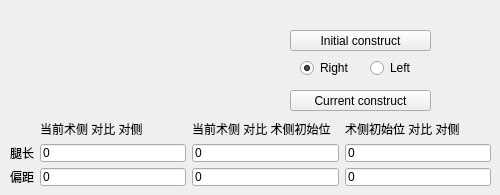
     <widget class="QWidget" name="tab">
      <attribute name="title">
       <string>朱's model</string>
      </attribute>
      <widget class="QPushButton" name="pushButton_currentConstruct">
       <property name="geometry">
        <rect>
         <x>290</x>
         <y>90</y>
         <width>141</width>
         <height>21</height>
        </rect>
       </property>
       <property name="text">
        <string>Current construct</string>
       </property>
      </widget>
      <widget class="QPushButton" name="pushButton_initialConstruct">
       <property name="geometry">
        <rect>
         <x>290</x>
         <y>30</y>
         <width>141</width>
         <height>21</height>
        </rect>
       </property>
       <property name="text">
        <string>Initial construct</string>
       </property>
      </widget>
      <widget class="QRadioButton" name="radioButton_right">
       <property name="geometry">
        <rect>
         <x>300</x>
         <y>60</y>
         <width>89</width>
         <height>16</height>
        </rect>
       </property>
       <property name="text">
        <string>Right</string>
       </property>
       <property name="checked">
        <bool>true</bool>
       </property>
      </widget>
      <widget class="QRadioButton" name="radioButton_left">
       <property name="geometry">
        <rect>
         <x>370</x>
         <y>60</y>
         <width>89</width>
         <height>16</height>
        </rect>
       </property>
       <property name="text">
        <string>Left</string>
       </property>
      </widget>
      <widget class="QWidget" name="layoutWidget">
       <property name="geometry">
        <rect>
         <x>10</x>
         <y>120</y>
         <width>481</width>
         <height>66</height>
        </rect>
       </property>
       <layout class="QGridLayout" name="gridLayout_2">
        <item row="2" column="0">
         <widget class="QLabel" name="label_2">
          <property name="text">
           <string>偏距</string>
          </property>
         </widget>
        </item>
        <item row="2" column="2">
         <widget class="QLineEdit" name="lineEdit_hipOffset_currentMinusInit">
          <property name="text">
           <string>0</string>
          </property>
         </widget>
        </item>
        <item row="0" column="1">
         <widget class="QLabel" name="label_3">
          <property name="text">
           <string>当前术侧 对比 对侧</string>
          </property>
         </widget>
        </item>
        <item row="2" column="1">
         <widget class="QLineEdit" name="lineEdit_hipOffset_opMinusContra">
          <property name="text">
           <string>0</string>
          </property>
         </widget>
        </item>
        <item row="0" column="2">
         <widget class="QLabel" name="label_4">
          <property name="text">
           <string>当前术侧 对比 术侧初始位</string>
          </property>
         </widget>
        </item>
        <item row="1" column="0">
         <widget class="QLabel" name="label">
          <property name="text">
           <string>腿长</string>
          </property>
         </widget>
        </item>
        <item row="1" column="1">
         <widget class="QLineEdit" name="lineEdit_hipLength_opMinusContra">
          <property name="text">
           <string>0</string>
          </property>
         </widget>
        </item>
        <item row="1" column="2">
         <widget class="QLineEdit" name="lineEdit_hipLength_currentMinusInit">
          <property name="text">
           <string>0</string>
          </property>
         </widget>
        </item>
        <item row="0" column="3">
         <widget class="QLabel" name="label_5">
          <property name="text">
           <string>术侧初始位 对比 对侧</string>
          </property>
         </widget>
        </item>
        <item row="1" column="3">
         <widget class="QLineEdit" name="lineEdit_hipLength_initMinusContra">
          <property name="text">
           <string>0</string>
          </property>
         </widget>
        </item>
        <item row="2" column="3">
         <widget class="QLineEdit" name="lineEdit_hipOffset_initMinusContra">
          <property name="text">
           <string>0</string>
          </property>
         </widget>
        </item>
       </layout>
      </widget>
     </widget>
